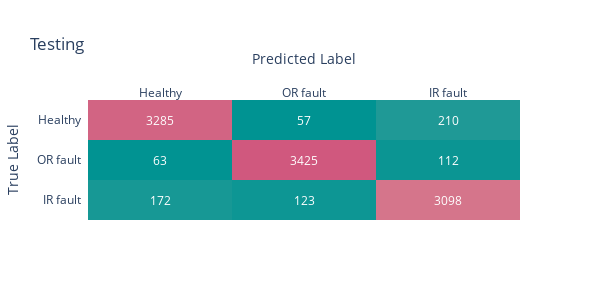

Notebook code for this chart:
### Code cell
# testing
# Construimos una visualización para la matriz de confusión
z_test = confusion_matrix(np.argmax(testy,axis=1), np.argmax(pred_test,axis=1))
# Reformateo la matriz para que me quede mejor el gráfico
z_test[[0,2],:] = z_test[[2,0],:]
x = ['Healthy', 'OR fault', 'IR fault']
y = ['IR fault', 'OR fault', 'Healthy']
z_text = [[str(y) for y in x] for x in z_test]
heatmap = ff.create_annotated_heatmap(z_test, x=x, y=y, annotation_text=z_text, colorscale='tealrose')
heatmap.update_layout(title_text='Testing',height=300,width=600,
                      xaxis_title="Predicted Label",yaxis_title="True Label")
heatmap.show()

### Figure 1 — Plotly figure (JSON) as saved in the notebook; plotly's stock layout.template omitted (floating-point values rounded to 4 significant figures)
{"data": [{"colorscale": [[0, "rgb(0, 147, 146)"], [0.1667, "rgb(114, 170, 161)"], [0.3333, "rgb(177, 199, 179)"], [0.5, "rgb(241, 234, 200)"], [0.6667, "rgb(229, 185, 173)"], [0.8333, "rgb(217, 137, 148)"], [1, "rgb(208, 88, 126)"]], "reversescale": false, "showscale": false, "type": "heatmap", "x": ["Healthy", "OR fault", "IR fault"], "y": ["IR fault", "OR fault", "Healthy"], "z": [[172, 123, 3098], [63, 3425, 112], [3285, 57, 210]]}], "layout": {"annotations": [{"font": {"color": "#FFFFFF"}, "showarrow": false, "text": "172", "x": "Healthy", "xref": "x", "y": "IR fault", "yref": "y"}, {"font": {"color": "#FFFFFF"}, "showarrow": false, "text": "123", "x": "OR fault", "xref": "x", "y": "IR fault", "yref": "y"}, {"font": {"color": "#FFFFFF"}, "showarrow": false, "text": "3098", "x": "IR fault", "xref": "x", "y": "IR fault", "yref": "y"}, {"font": {"color": "#FFFFFF"}, "showarrow": false, "text": "63", "x": "Healthy", "xref": "x", "y": "OR fault", "yref": "y"}, {"font": {"color": "#FFFFFF"}, "showarrow": false, "text": "3425", "x": "OR fault", "xref": "x", "y": "OR fault", "yref": "y"}, {"font": {"color": "#FFFFFF"}, "showarrow": false, "text": "112", "x": "IR fault", "xref": "x", "y": "OR fault", "yref": "y"}, {"font": {"color": "#FFFFFF"}, "showarrow": false, "text": "3285", "x": "Healthy", "xref": "x", "y": "Healthy", "yref": "y"}, {"font": {"color": "#FFFFFF"}, "showarrow": false, "text": "57", "x": "OR fault", "xref": "x", "y": "Healthy", "yref": "y"}, {"font": {"color": "#FFFFFF"}, "showarrow": false, "text": "210", "x": "IR fault", "xref": "x", "y": "Healthy", "yref": "y"}], "height": 300, "title": {"text": "Testing"}, "width": 600, "xaxis": {"dtick": 1, "gridcolor": "rgb(0, 0, 0)", "side": "top", "ticks": "", "title": {"text": "Predicted Label"}}, "yaxis": {"dtick": 1, "ticks": "", "ticksuffix": "  ", "title": {"text": "True Label"}}}}
